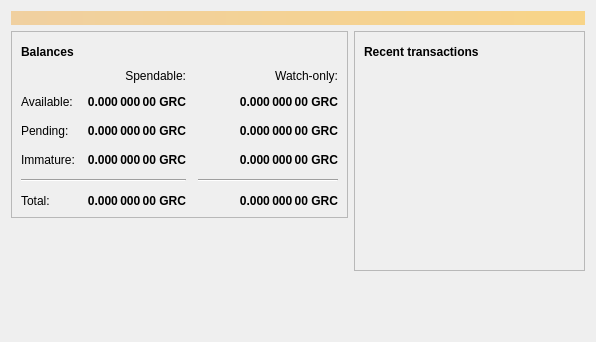
<?xml version="1.0" encoding="UTF-8"?>
<ui version="4.0">
 <class>OverviewPage</class>
 <widget class="QWidget" name="OverviewPage">
  <property name="geometry">
   <rect>
    <x>0</x>
    <y>0</y>
    <width>596</width>
    <height>342</height>
   </rect>
  </property>
  <property name="windowTitle">
   <string>Form</string>
  </property>
  <layout class="QVBoxLayout" name="topLayout">
   <item>
    <widget class="QLabel" name="labelAlerts">
     <property name="visible">
      <bool>false</bool>
     </property>
     <property name="styleSheet">
      <string notr="true">background-color: qlineargradient(x1: 0, y1: 0, x2: 1, y2: 0, stop:0 #F0D0A0, stop:1 #F8D488); color:#000000;</string>
     </property>
     <property name="wordWrap">
      <bool>true</bool>
     </property>
     <property name="margin">
      <number>3</number>
     </property>
    </widget>
   </item>
   <item>
    <layout class="QHBoxLayout" name="horizontalLayout" stretch="1,1">
     <item>
      <layout class="QVBoxLayout" name="verticalLayout_2">
       <item>
        <widget class="QFrame" name="frame">
         <property name="frameShape">
          <enum>QFrame::StyledPanel</enum>
         </property>
         <property name="frameShadow">
          <enum>QFrame::Raised</enum>
         </property>
         <layout class="QVBoxLayout" name="verticalLayout_4">
          <item>
           <layout class="QHBoxLayout" name="horizontalLayout_4">
            <item>
             <widget class="QLabel" name="label_5">
              <property name="font">
               <font>
                <weight>75</weight>
                <bold>true</bold>
               </font>
              </property>
              <property name="text">
               <string>Balances</string>
              </property>
             </widget>
            </item>
            <item>
             <widget class="QPushButton" name="labelWalletStatus">
              <property name="enabled">
               <bool>false</bool>
              </property>
              <property name="maximumSize">
               <size>
                <width>30</width>
                <height>16777215</height>
               </size>
              </property>
              <property name="toolTip">
               <string>The displayed information may be out of date. Your wallet automatically synchronizes with the Giracoin network after a connection is established, but this process has not completed yet.</string>
              </property>
              <property name="text">
               <string/>
              </property>
              <property name="icon">
               <iconset resource="../giracoin.qrc">
                <normaloff>:/icons/warning</normaloff>
                <disabledoff>:/icons/warning</disabledoff>:/icons/warning</iconset>
              </property>
              <property name="iconSize">
               <size>
                <width>24</width>
                <height>24</height>
               </size>
              </property>
              <property name="flat">
               <bool>true</bool>
              </property>
             </widget>
            </item>
            <item>
             <spacer name="horizontalSpacer_3">
              <property name="orientation">
               <enum>Qt::Horizontal</enum>
              </property>
              <property name="sizeHint" stdset="0">
               <size>
                <width>40</width>
                <height>20</height>
               </size>
              </property>
             </spacer>
            </item>
           </layout>
          </item>
          <item>
           <layout class="QGridLayout" name="gridLayout">
            <property name="spacing">
             <number>12</number>
            </property>
            <item row="2" column="2">
             <widget class="QLabel" name="labelWatchPending">
              <property name="font">
               <font>
                <weight>75</weight>
                <bold>true</bold>
               </font>
              </property>
              <property name="cursor">
               <cursorShape>IBeamCursor</cursorShape>
              </property>
              <property name="toolTip">
               <string>Unconfirmed transactions to watch-only addresses</string>
              </property>
              <property name="text">
               <string notr="true">0.000 000 00 GRC</string>
              </property>
              <property name="alignment">
               <set>Qt::AlignRight|Qt::AlignTrailing|Qt::AlignVCenter</set>
              </property>
              <property name="textInteractionFlags">
               <set>Qt::LinksAccessibleByMouse|Qt::TextSelectableByKeyboard|Qt::TextSelectableByMouse</set>
              </property>
             </widget>
            </item>
            <item row="2" column="1">
             <widget class="QLabel" name="labelUnconfirmed">
              <property name="font">
               <font>
                <weight>75</weight>
                <bold>true</bold>
               </font>
              </property>
              <property name="cursor">
               <cursorShape>IBeamCursor</cursorShape>
              </property>
              <property name="toolTip">
               <string>Total of transactions that have yet to be confirmed, and do not yet count toward the spendable balance</string>
              </property>
              <property name="text">
               <string notr="true">0.000 000 00 GRC</string>
              </property>
              <property name="alignment">
               <set>Qt::AlignRight|Qt::AlignTrailing|Qt::AlignVCenter</set>
              </property>
              <property name="textInteractionFlags">
               <set>Qt::LinksAccessibleByMouse|Qt::TextSelectableByKeyboard|Qt::TextSelectableByMouse</set>
              </property>
             </widget>
            </item>
            <item row="3" column="2">
             <widget class="QLabel" name="labelWatchImmature">
              <property name="font">
               <font>
                <weight>75</weight>
                <bold>true</bold>
               </font>
              </property>
              <property name="cursor">
               <cursorShape>IBeamCursor</cursorShape>
              </property>
              <property name="toolTip">
               <string>Mined balance in watch-only addresses that has not yet matured</string>
              </property>
              <property name="text">
               <string notr="true">0.000 000 00 GRC</string>
              </property>
              <property name="alignment">
               <set>Qt::AlignRight|Qt::AlignTrailing|Qt::AlignVCenter</set>
              </property>
              <property name="textInteractionFlags">
               <set>Qt::LinksAccessibleByMouse|Qt::TextSelectableByKeyboard|Qt::TextSelectableByMouse</set>
              </property>
             </widget>
            </item>
            <item row="4" column="0" colspan="2">
             <widget class="Line" name="line">
              <property name="orientation">
               <enum>Qt::Horizontal</enum>
              </property>
             </widget>
            </item>
            <item row="4" column="2">
             <widget class="Line" name="lineWatchBalance">
              <property name="sizePolicy">
               <sizepolicy hsizetype="Preferred" vsizetype="Fixed">
                <horstretch>0</horstretch>
                <verstretch>0</verstretch>
               </sizepolicy>
              </property>
              <property name="minimumSize">
               <size>
                <width>140</width>
                <height>0</height>
               </size>
              </property>
              <property name="orientation">
               <enum>Qt::Horizontal</enum>
              </property>
             </widget>
            </item>
            <item row="5" column="0">
             <widget class="QLabel" name="labelTotalText">
              <property name="text">
               <string>Total:</string>
              </property>
             </widget>
            </item>
            <item row="3" column="1">
             <widget class="QLabel" name="labelImmature">
              <property name="font">
               <font>
                <weight>75</weight>
                <bold>true</bold>
               </font>
              </property>
              <property name="cursor">
               <cursorShape>IBeamCursor</cursorShape>
              </property>
              <property name="toolTip">
               <string>Mined balance that has not yet matured</string>
              </property>
              <property name="text">
               <string notr="true">0.000 000 00 GRC</string>
              </property>
              <property name="alignment">
               <set>Qt::AlignRight|Qt::AlignTrailing|Qt::AlignVCenter</set>
              </property>
              <property name="textInteractionFlags">
               <set>Qt::LinksAccessibleByMouse|Qt::TextSelectableByKeyboard|Qt::TextSelectableByMouse</set>
              </property>
             </widget>
            </item>
            <item row="2" column="3">
             <spacer name="horizontalSpacer_2">
              <property name="orientation">
               <enum>Qt::Horizontal</enum>
              </property>
              <property name="sizeHint" stdset="0">
               <size>
                <width>40</width>
                <height>20</height>
               </size>
              </property>
             </spacer>
            </item>
            <item row="3" column="0">
             <widget class="QLabel" name="labelImmatureText">
              <property name="text">
               <string>Immature:</string>
              </property>
             </widget>
            </item>
            <item row="5" column="1">
             <widget class="QLabel" name="labelTotal">
              <property name="font">
               <font>
                <weight>75</weight>
                <bold>true</bold>
               </font>
              </property>
              <property name="cursor">
               <cursorShape>IBeamCursor</cursorShape>
              </property>
              <property name="toolTip">
               <string>Your current total balance</string>
              </property>
              <property name="text">
               <string notr="true">0.000 000 00 GRC</string>
              </property>
              <property name="alignment">
               <set>Qt::AlignRight|Qt::AlignTrailing|Qt::AlignVCenter</set>
              </property>
              <property name="textInteractionFlags">
               <set>Qt::LinksAccessibleByMouse|Qt::TextSelectableByKeyboard|Qt::TextSelectableByMouse</set>
              </property>
             </widget>
            </item>
            <item row="5" column="2">
             <widget class="QLabel" name="labelWatchTotal">
              <property name="font">
               <font>
                <weight>75</weight>
                <bold>true</bold>
               </font>
              </property>
              <property name="cursor">
               <cursorShape>IBeamCursor</cursorShape>
              </property>
              <property name="toolTip">
               <string>Current total balance in watch-only addresses</string>
              </property>
              <property name="text">
               <string notr="true">0.000 000 00 GRC</string>
              </property>
              <property name="alignment">
               <set>Qt::AlignRight|Qt::AlignTrailing|Qt::AlignVCenter</set>
              </property>
              <property name="textInteractionFlags">
               <set>Qt::LinksAccessibleByMouse|Qt::TextSelectableByKeyboard|Qt::TextSelectableByMouse</set>
              </property>
             </widget>
            </item>
            <item row="0" column="2">
             <widget class="QLabel" name="labelWatchonly">
              <property name="text">
               <string>Watch-only:</string>
              </property>
              <property name="alignment">
               <set>Qt::AlignRight|Qt::AlignTrailing|Qt::AlignVCenter</set>
              </property>
             </widget>
            </item>
            <item row="1" column="0">
             <widget class="QLabel" name="labelBalanceText">
              <property name="text">
               <string>Available:</string>
              </property>
             </widget>
            </item>
            <item row="1" column="1">
             <widget class="QLabel" name="labelBalance">
              <property name="font">
               <font>
                <weight>75</weight>
                <bold>true</bold>
               </font>
              </property>
              <property name="cursor">
               <cursorShape>IBeamCursor</cursorShape>
              </property>
              <property name="toolTip">
               <string>Your current spendable balance</string>
              </property>
              <property name="text">
               <string notr="true">0.000 000 00 GRC</string>
              </property>
              <property name="alignment">
               <set>Qt::AlignRight|Qt::AlignTrailing|Qt::AlignVCenter</set>
              </property>
              <property name="textInteractionFlags">
               <set>Qt::LinksAccessibleByMouse|Qt::TextSelectableByKeyboard|Qt::TextSelectableByMouse</set>
              </property>
             </widget>
            </item>
            <item row="1" column="2">
             <widget class="QLabel" name="labelWatchAvailable">
              <property name="font">
               <font>
                <weight>75</weight>
                <bold>true</bold>
               </font>
              </property>
              <property name="cursor">
               <cursorShape>IBeamCursor</cursorShape>
              </property>
              <property name="toolTip">
               <string>Your current balance in watch-only addresses</string>
              </property>
              <property name="text">
               <string notr="true">0.000 000 00 GRC</string>
              </property>
              <property name="alignment">
               <set>Qt::AlignRight|Qt::AlignTrailing|Qt::AlignVCenter</set>
              </property>
              <property name="textInteractionFlags">
               <set>Qt::LinksAccessibleByMouse|Qt::TextSelectableByKeyboard|Qt::TextSelectableByMouse</set>
              </property>
             </widget>
            </item>
            <item row="2" column="0">
             <widget class="QLabel" name="labelPendingText">
              <property name="text">
               <string>Pending:</string>
              </property>
             </widget>
            </item>
            <item row="0" column="1">
             <widget class="QLabel" name="labelSpendable">
              <property name="text">
               <string>Spendable:</string>
              </property>
              <property name="alignment">
               <set>Qt::AlignRight|Qt::AlignTrailing|Qt::AlignVCenter</set>
              </property>
             </widget>
            </item>
           </layout>
          </item>
         </layout>
        </widget>
       </item>
       <item>
        <spacer name="verticalSpacer">
         <property name="orientation">
          <enum>Qt::Vertical</enum>
         </property>
         <property name="sizeHint" stdset="0">
          <size>
           <width>20</width>
           <height>40</height>
          </size>
         </property>
        </spacer>
       </item>
      </layout>
     </item>
     <item>
      <layout class="QVBoxLayout" name="verticalLayout_3">
       <item>
        <widget class="QFrame" name="frame_2">
         <property name="frameShape">
          <enum>QFrame::StyledPanel</enum>
         </property>
         <property name="frameShadow">
          <enum>QFrame::Raised</enum>
         </property>
         <layout class="QVBoxLayout" name="verticalLayout">
          <item>
           <layout class="QHBoxLayout" name="horizontalLayout_2">
            <item>
             <widget class="QLabel" name="label_4">
              <property name="font">
               <font>
                <weight>75</weight>
                <bold>true</bold>
               </font>
              </property>
              <property name="text">
               <string>Recent transactions</string>
              </property>
             </widget>
            </item>
            <item>
             <widget class="QPushButton" name="labelTransactionsStatus">
              <property name="enabled">
               <bool>false</bool>
              </property>
              <property name="maximumSize">
               <size>
                <width>30</width>
                <height>16777215</height>
               </size>
              </property>
              <property name="toolTip">
               <string>The displayed information may be out of date. Your wallet automatically synchronizes with the Giracoin network after a connection is established, but this process has not completed yet.</string>
              </property>
              <property name="text">
               <string/>
              </property>
              <property name="icon">
               <iconset resource="../giracoin.qrc">
                <normaloff>:/icons/warning</normaloff>
                <disabledoff>:/icons/warning</disabledoff>:/icons/warning</iconset>
              </property>
              <property name="iconSize">
               <size>
                <width>24</width>
                <height>24</height>
               </size>
              </property>
              <property name="flat">
               <bool>true</bool>
              </property>
             </widget>
            </item>
            <item>
             <spacer name="horizontalSpacer">
              <property name="orientation">
               <enum>Qt::Horizontal</enum>
              </property>
              <property name="sizeHint" stdset="0">
               <size>
                <width>40</width>
                <height>20</height>
               </size>
              </property>
             </spacer>
            </item>
           </layout>
          </item>
          <item>
           <widget class="QListView" name="listTransactions">
            <property name="styleSheet">
             <string notr="true">QListView { background: transparent; }</string>
            </property>
            <property name="frameShape">
             <enum>QFrame::NoFrame</enum>
            </property>
            <property name="verticalScrollBarPolicy">
             <enum>Qt::ScrollBarAlwaysOff</enum>
            </property>
            <property name="horizontalScrollBarPolicy">
             <enum>Qt::ScrollBarAlwaysOff</enum>
            </property>
            <property name="selectionMode">
             <enum>QAbstractItemView::NoSelection</enum>
            </property>
           </widget>
          </item>
         </layout>
        </widget>
       </item>
       <item>
        <spacer name="verticalSpacer_2">
         <property name="orientation">
          <enum>Qt::Vertical</enum>
         </property>
         <property name="sizeHint" stdset="0">
          <size>
           <width>20</width>
           <height>40</height>
          </size>
         </property>
        </spacer>
       </item>
      </layout>
     </item>
    </layout>
   </item>
  </layout>
 </widget>
 <resources/>
 <connections/>
</ui>
